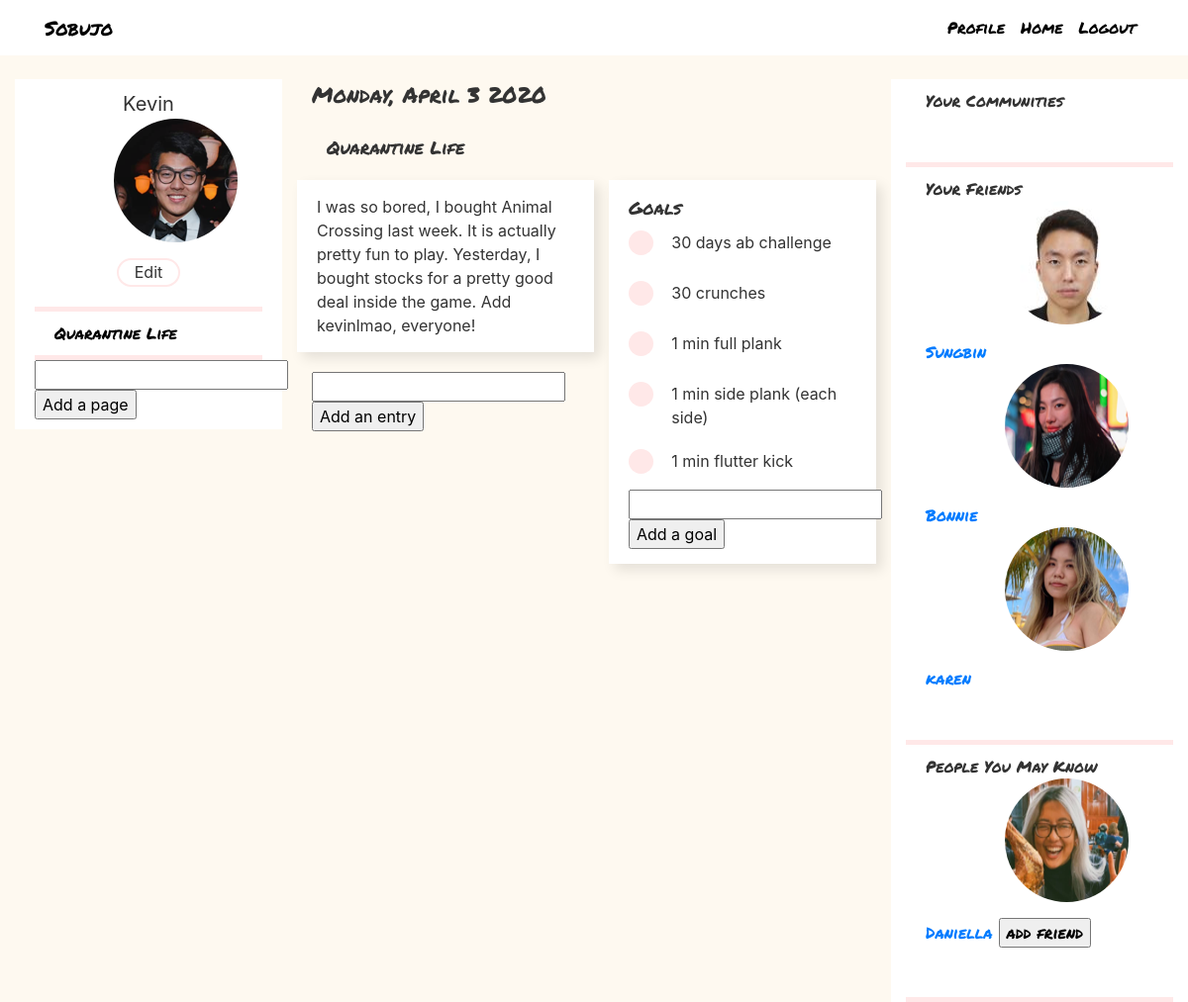
Screenshot of /journal (signed in) with the database file from the repository.
### flaskblog/models.py (models this page shows, shortened)
class User(db.Model, UserMixin):
    id = db.Column(db.Integer, primary_key=True)
    username = db.Column(db.String(20), unique=True, nullable=False)
    email = db.Column(db.String(120), unique=True, nullable=False)
    image_file = db.Column(db.String(20), nullable=False, default='default.jpg')
    password = db.Column(db.String(60), nullable=False)
    pages = db.relationship("Page", backref="user")
    friends = db.relationship("User", secondary=friendship,
                           primaryjoin=id==friendship.c.friend_a_id,
                           secondaryjoin=id==friendship.c.friend_b_id)
    community = db.relationship("Community", secondary=membership, backref="members")
    comments = db.relationship("Comment", backref="author") # received

class Page(db.Model):
    id = db.Column(db.Integer, primary_key=True)
    user_id = db.Column(db.Integer, db.ForeignKey('user.id')) # can be nullable
    community_id = db.Column(db.Integer, db.ForeignKey('community.id')) # can be nullable
    title = db.Column(db.String(100), nullable=False)
    entries = db.relationship("Entry", backref="page")
    goals = db.relationship("Goal", backref="page")

class Entry(db.Model):
    id = db.Column(db.Integer, primary_key=True)
    page_id = db.Column(db.Integer, db.ForeignKey('page.id'), nullable=False)
    text = db.Column(db.String(500), nullable=False)
    comments = db.relationship("Comment", backref="entry")

class Goal(db.Model):
    id = db.Column(db.Integer, primary_key=True)
    page_id = db.Column(db.Integer, db.ForeignKey('page.id'), nullable=False)
    text = db.Column(db.String(500), nullable=False)
    comments = db.relationship("Comment", backref="goal")

### flaskblog/routes.py (the view)
@app.route("/journal")
@login_required
def journal():
    pages = Page.query.filter_by(user_id=current_user.id).all()
    users = User.query.all()
    users = [user for user in users if user.id != current_user.id and user not in current_user.friends]
    entries = {}
    goals = {}
    for page in pages:
        entries[page.id] = Entry.query.filter_by(page_id=page.id).all()
        goals[page.id] = Goal.query.filter_by(page_id=page.id).all()
    image_file = url_for('static', filename='profile_pics/' + current_user.image_file)
    return render_template('profile.html', pages=pages, entries=entries, goals=goals,
                        image_file=image_file, users=users)

### flaskblog/models.py (called while the page is built)
@login_manager.user_loader
def load_user(user_id):
    return User.query.get(int(user_id))

### flaskblog/templates/profile.html
{% extends "layout.html" %}
{% block content %}
<div class="row">
    <div class="col-md-4">
        <div class="content-section">
            <div class="account-heading">{{ current_user.username }}</div>
            <img class="rounded-circle account-img" src="{{ image_file }}">
            <div class="edit-profile">Edit</div>
            <div class="pink-divider"></div>
            {% for page in pages %}
            <div class="sidebar-journal">
                <a href="#" style="color:black;" onclick="showPage({{page.id}})">{{page.title}}</a></div>
            <div class="pink-divider"></div>
            {% endfor %}
            <form>
                <input type="text" id="page">
                <input type="submit" value="Add a page" onclick="addPage()">
            </form>
        </div>
    </div>
    <div class="col-md-8">
        <div class="date-style">Monday, April 3 2020</div>
        <br>
        {% for page in pages %}
        <div id={{page.id}} class="page">
            <div class="row">
                <div class="header-style">{{ page.title }} </div>
            </div>
            <div class="row">
                <div class="col-md-6">
                    <div class="entry-section">
                        {% for entry in entries.get(page.id) %}
                        <div class="row" id="{{entry.id}}-entry-row">
                            <div class="entry-style col-md-12"> {{ entry.text }} </div>
                        </div>
                        {% endfor %}
                        <form>
                            <input type="text" id="{{page.id}}-entry">
                            <input type="submit" value="Add an entry" onclick="addEntry({{page.id}})">
                        </form>
                    </div>
                </div>
                <div class="col-md-6">
                    <div class="entry-style">
                        <div class="goal-style"> Goals </div>
                        {% for goal in goals.get(page.id) %}
                        <div class="row individual-goal">
                            <div class="col-md-2">
                                <div class="dot"></div>
                            </div>
                            <div class="col-md-10">
                                <div> {{ goal.text }} </div>
                            </div>
                        </div>
                        {% endfor %}
                        <form>
                            <input type="text" id="{{page.id}}-goal">
                            <input type="submit" value="Add a goal" onclick="addGoal({{page.id}})">
                        </form>
                    </div>
                </div>
            </div>
        </div>
        {% endfor %}
    </div>
</div>
{% endblock content %}

### flaskblog/templates/layout.html (shortened to what this page needs)
<!DOCTYPE html>
<html>
<head>
    <link rel="stylesheet" href="https://maxcdn.bootstrapcdn.com/bootstrap/4.0.0/css/bootstrap.min.css">
    <link rel="stylesheet" type="text/css" href="{{ url_for('static', filename='main.css') }}">
</head>
<body>
    <header class="site-header">
      <nav class="navbar navbar-expand-md navbar-dark bg-steel fixed-top">
        <div class="container">
          <a class="title-style mr-4" href="/">Sobujo</a>
          <div class="collapse navbar-collapse" id="navbarToggle">
            <div class="navbar-nav">
              {% if current_user.is_authenticated %}
                <a class="nav-item nav-link" href="{{ url_for('journal') }}">Profile</a>
                <a class="nav-item nav-link" href="{{ url_for('home') }}">Home</a>
                <a class="nav-item nav-link" href="{{ url_for('logout') }}">Logout</a>
              {% else %}
                <a class="nav-item nav-link" href="{{ url_for('login') }}">Login</a>
                <a class="nav-item nav-link" href="{{ url_for('register') }}">Register</a>
              {% endif %}
            </div>
          </div>
        </div>
      </nav>
    </header>
    <main role="main" class="container-fluid">
      <div class="row">
        <div class="col-md-9">
          {% block content %}{% endblock %}
        </div>
        {% if current_user.is_authenticated %}
          <div class="col-md-3 bg-steel">
            <div class="sidebar-section">
              Your Communities
            </div>
            <div class="pink-divider"></div>
            <div class="sidebar-section">
              Your Friends
              {% for friend in current_user.friends %}
                <img class="rounded-circle account-img" src="/static/profile_pics/{{ friend.image_file }}">
                <a href="{{ url_for('spectate', user_id=friend.id) }}"> {{ friend.username }} </a>
                {% endfor %}
            </div>
            <div class="pink-divider"></div>
            <div class="sidebar-section">
              People You May Know
              {% for user in users %}
                <img class="rounded-circle account-img" src="/static/profile_pics/{{ user.image_file }}">
                <a href="{{ url_for('spectate', user_id=user.id) }}"> {{ user.username }} </a>
                <input type="button" value="add friend" onclick="addFriend({{user.id}})">
                {% endfor %}
            </div>
            <div class="pink-divider"></div>
          </div>
        {% endif %}
      </div>
    </main>
</body>
</html>

### flaskblog/static/main.css (style rules this page uses)
body { background-color: #FEF9F0; color: #333333; margin-top: 5rem; }
.bg-steel { background-color: #ffffff; }
.title-style { color: black; font-size: 20px; font-family: "Permanent Marker"; }
.site-header .navbar-nav .nav-link { color: black; font-family: "Permanent Marker"; }
.content-section { background: #ffffff; padding: 10px 20px; }
.sidebar-section { background: #ffffff; padding: 10px 20px; font-family: "Permanent Marker"; padding-bottom: 50px; }
.sidebar-journal { background: #ffffff; padding: 10px 20px; font-family: "Permanent Marker"; }
.account-img { height: 125px; width: 125px; margin-bottom: 16px; margin-right: 80px; margin-left: 80px; }
.account-heading { font-size: 20px; text-align: center; }
.pink-divider { background-color: #FFE8E8; height: 5px; width: 100%; }
.edit-profile { width: 64px; height: 29px; margin-left: auto; margin-right: auto; background: #FFFFFF; border: 2px solid #FFE8E8; box-sizing: border-box; border-radius: 50px; text-align: center; margin-bottom: 20px; }
.date-style { font-family: "Permanent Marker"; font-size: 22px; line-height: 32px; }
.header-style { font-family: "Permanent Marker"; font-size: 18px; line-height: 26px; margin-left: 30px; }
.dot { height: 25px; width: 25px; background-color: #FFE8E8; border-radius: 50%; display: inline-block; }
.entry-style { margin-top: 20px; background: #ffffff; padding: 15px 20px; box-shadow: 6px 6px 12px rgba(0, 0, 0, 0.1); margin-bottom: 20px; }
.goal-style { font-family: "Permanent Marker"; font-size: 18px; line-height: 26px; }
.individual-goal { padding-top: 10px; padding-bottom: 10px; }

### rows the page displays
User: username "Kevin"
Page: title "Quarantine Life"
Entry: text "I was so bored, I bought Animal Crossing last week. It is actually pretty fun to play. Yesterday, I bought stocks for a pretty good deal inside the game. Add kevinlmao, everyone!"
Goal: text "30 days ab challenge"
Goal: text "30 crunches"
Goal: text "1 min full plank"
Goal: text "1 min side plank (each side)"
Goal: text "1 min flutter kick"
User: image_file (picture), username "Sungbin"
User: image_file (picture), username "Bonnie"
User: image_file (picture), username "karen"
User: image_file (picture), username "Daniella"
